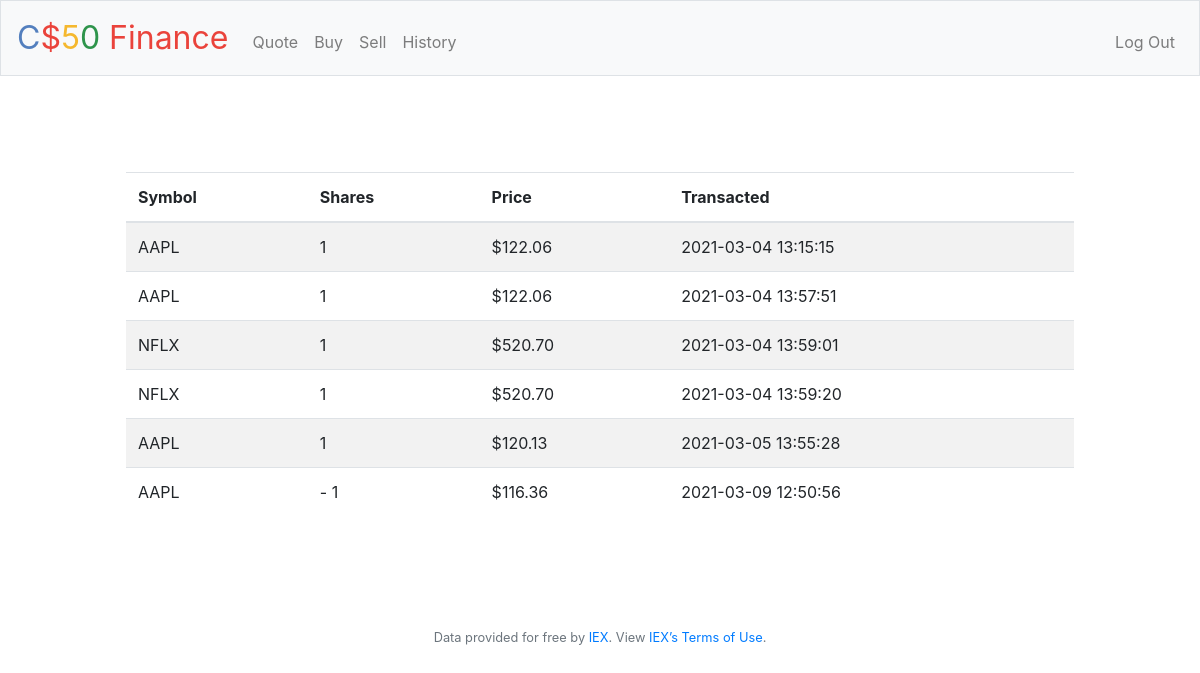
/history (signed in), run on an earlier commit of the app's database.
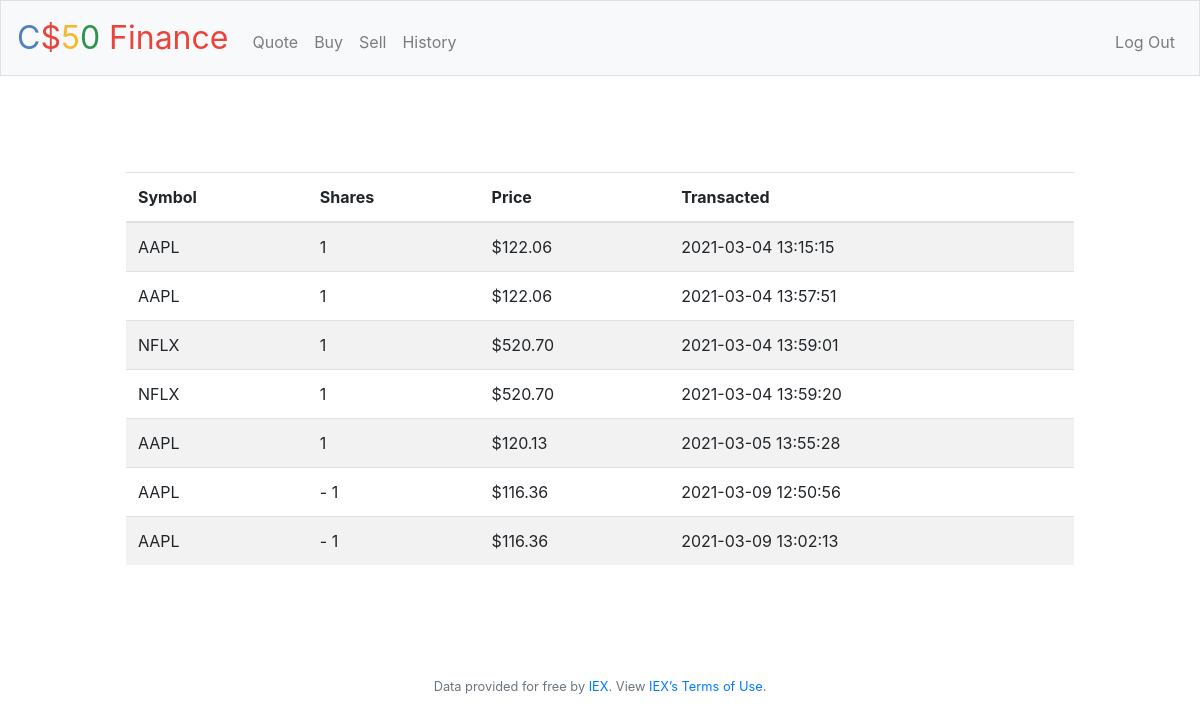
And on a later commit of the database.
### tables this page shows
CREATE TABLE 'history' ('id' integer PRIMARY KEY AUTOINCREMENT NOT NULL, 'user_id' integer, 'symbol' char(4), 'shares' integer NOT NULL, 'price' double precision,'dtype' char(4) NOT NULL DEFAULT 'BUY', 'total_amount' double precision, 'transacted'  datetime DEFAULT CURRENT_TIMESTAMP  );

### application.py (the view)
@app.route("/history")
@login_required
def history():
    transactions = db.execute(
        "SELECT symbol, shares, price, dtype, transacted FROM history WHERE user_id=:uid", uid=session["user_id"])
    return render_template("history.html", transactions=transactions)

### application.py (called while the page is built)
@app.after_request
def after_request(response):
    response.headers["Cache-Control"] = "no-cache, no-store, must-revalidate"
    response.headers["Expires"] = 0
    response.headers["Pragma"] = "no-cache"
    return response

### helpers.py (called while the page is built)
def login_required(f):
    @wraps(f)
    def decorated_function(*args, **kwargs):
        if session.get("user_id") is None:
            return redirect("/login")
        return f(*args, **kwargs)
    return decorated_function

def usd(value):
    return f"${value:,.2f}"

### templates/history.html (shortened to what this page needs)
{% extends "layout.html" %}
{% block main %}
    <main class="container p-5">
        {% if transactions %}
        <table class="table table-striped">
        <thead>
            <tr>
                <th>Symbol</th>
                <th>Shares</th>
                <th>Price</th>
                <th>Transacted</th>
            </tr>
        </thead>
        <tbody>
            {% for row in transactions %}
                <tr>
                    <td>{{ row['symbol'] }}</td>
                    <td>
                        {% if row['dtype'] == 'SELL' %}
                            -
                        {% endif %}
                        {{ row['shares'] }}
                    </td>
                    <td>{{ row['price'] | usd }}</td>
                    <td>{{ row['transacted'] }}</td>
                </tr>
            {% endfor %}
        </tbody>
    </table>
    {% endif %}
    </main>
{% endblock %}

What changed in the data, as far as the page shows it:
added history: symbol "AAPL", shares "1", price "$116.36", transacted "2021-03-09 13:02:13"
